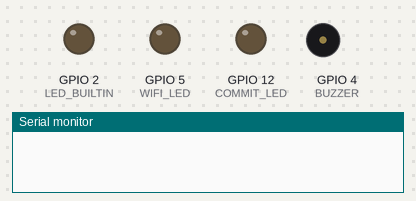
Bench run of a sketch on a simulated ESP8266 (NodeMCU). Shown: output pins drawn as LEDs (lit = HIGH, except the on-board LED, lit = LOW), buzzer (waves = sounding, pin HIGH), the last lines printed to the serial monitor. WiFi joins after 1.5 s; servers stay silent unless stated.

Above: at 0.1 s.
At 1.6 s:
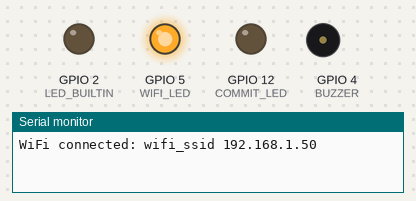
Timing chart, 0 to 3.1 s (numbered marks = the images above):
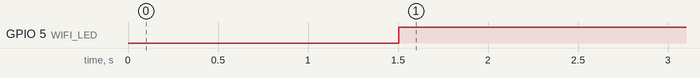

The sketch:

arduino_github_notification.ino
```cpp
#include "config.h"
#include <Arduino.h>
#include <ESP8266WiFi.h>
#include <ESP8266HTTPClient.h>
#include <ArduinoJson.h>
#include <ESP8266WiFiMulti.h>

// Add config in config.h
const char wifi_ssid[] = WIFI_SSID;
const char wifi_password[] = WIFI_PASSWORD;
const char wifi_ssid2[] = WIFI_SSID2;
const char wifi_password2[] = WIFI_PASSWORD2;

ESP8266WiFiMulti wifiMulti;
const uint32_t connectTimeoutMs = 5000;

const char endpoint[] = ENDPOINT;
const String token = TOKEN;

String saved_sha = "";

WiFiClientSecure client;
HTTPClient httpsClient;

StaticJsonDocument<16> filter_sha;
StaticJsonDocument<64> doc;

const uint8_t BUZZER = 4;
const uint8_t WIFI_LED = 5;
const uint8_t COMMIT_LED = 12;

// wifi status
int status = WL_IDLE_STATUS;

void setup()
{
    Serial.begin(9600);

    // turn off build in led
    pinMode(LED_BUILTIN, OUTPUT);
    digitalWrite(LED_BUILTIN, HIGH);

    pinMode(BUZZER, OUTPUT);
    pinMode(WIFI_LED, OUTPUT);
    pinMode(COMMIT_LED, OUTPUT);

    WiFi.mode(WIFI_STA);

    wifiMulti.addAP(wifi_ssid, wifi_password);
    wifiMulti.addAP(wifi_ssid2, wifi_password2);

    filter_sha["sha"] = true;

    client.setInsecure();
}

void loop()
{
if (wifiMulti.run(connectTimeoutMs) == WL_CONNECTED) {
    Serial.print("WiFi connected: ");
    Serial.print(WiFi.SSID());
    Serial.print(" ");
    Serial.println(WiFi.localIP());
    digitalWrite(WIFI_LED, HIGH);

    if(checkForCommits()) {
      playBuzzer();
      flashLed();
    }


    } else {
    Serial.println("WiFi not connected!");
  }
    delay(5000);
}

boolean checkForCommits() {
  httpsClient.begin(client, endpoint);
    httpsClient.addHeader("Authorization", "token " + token);
    httpsClient.GET();
    deserializeJson(doc, httpsClient.getStream(), DeserializationOption::Filter(filter_sha));

    //serializeJsonPretty(doc, Serial); // Print debug of response

    httpsClient.end();

    String sha = doc["sha"];

  if(saved_sha.equals("") && sha.length() > 5){
      Serial.println("Storing sha: "+sha);
      saved_sha = sha;
    } else {

      Serial.println("Saved_sha is: "+saved_sha);

      if(sha.length() > 5 && sha != saved_sha){
          Serial.println("New sha detected: "+sha);
          saved_sha = sha;

          //playBuzzer();
          //flashLed();
          return true;
          Serial.println("Updated...");
      }
      return false;
      Serial.println("Nothing to do");
    }
}

void playBuzzer() {
  tone(BUZZER, 1000);
  delay(750);
  noTone(BUZZER);
}

void flashLed() {
  for (int i=0;i<10;i++) {
    digitalWrite(COMMIT_LED, HIGH);
    delay(150);
    digitalWrite(COMMIT_LED, LOW);
    delay(150);
    }
}
```

config_example.h
```cpp
#ifndef CONFIG_H
#define CONFIG_H

#define WIFI_SSID "wifi_ssid"
#define WIFI_PASSWORD "password01"
#define WIFI_SSID2 "alternative_ssid"
#define WIFI_PASSWORD2 "password for alternative ssid"

#define ENDPOINT "https://api.github.com/repos/OWNER/REPO/commits/master"
#define TOKEN "access token for github"

#endif
```

Measured:
- by itself, GPIO 5 (WIFI_LED): LOW → HIGH at 1.5 s
